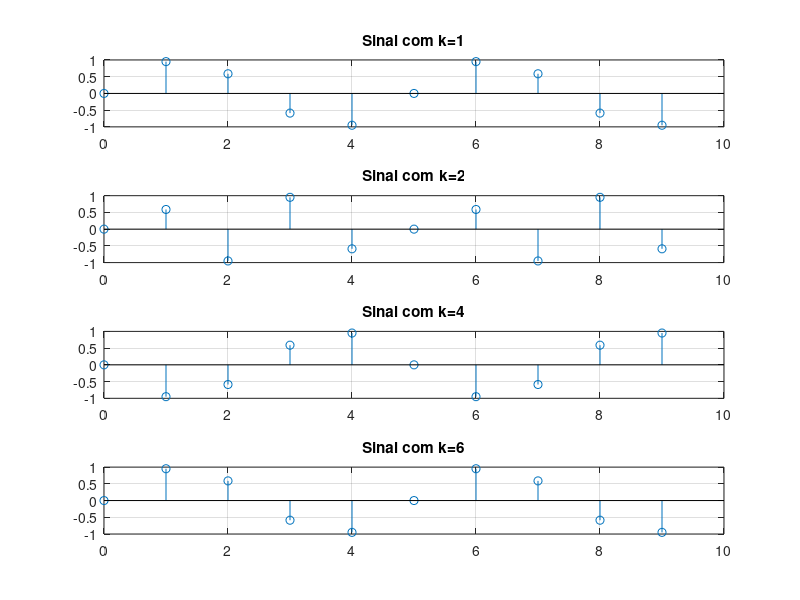

Write the MATLAB code that produced this figure.
n = linspace(0, 9, 10);

subplot(4,1,1);
k = 1;
y = sin(2*k*pi*n/5);
stem(n,y)
title('Sinal com k=1');
grid on;

subplot(4,1,2); 
k = 2;
y = sin(2*k*pi*n/5);
stem(n,y)
title('Sinal com k=2');
grid on;

subplot(4,1,3); 
k = 4;	
y = sin(2*k*pi*n/5);
stem(n,y)
title('Sinal com k=4');
grid on;

subplot(4,1,4); 
k = 6;
y = sin(2*k*pi*n/5);
stem(n,y);
title('Sinal com k=6');
grid on;